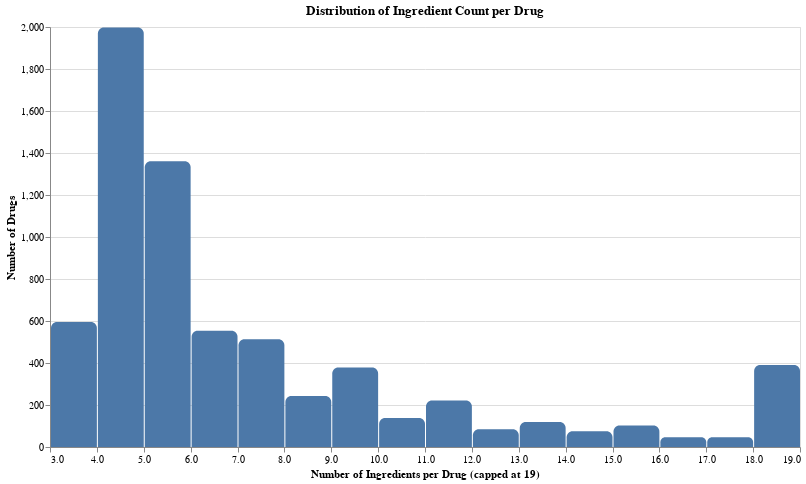

The notebook cell this image was saved under:
### Markdown cell above
The above chart shows the distribution of all the terms persent in the RXNCOSCO table. From this we can see that there are in total 5,825 Ingredients, 4,187 Brand Names, 1,923 Precise Ingredients, etc.

### Code cell
alt.data_transformers.disable_max_rows()

rel = pd.read_sql("""
SELECT RXCUI1 AS drug_rxcui,
       RXCUI2 AS ingredient_rxcui
FROM rxnrel
WHERE RELA = 'has_ingredient'
LIMIT 500000;
""", engine)

ingredient_count = (
    rel.groupby("drug_rxcui")
       .size()
       .reset_index(name="n_ingredients")
)

cap = int(ingredient_count["n_ingredients"].quantile(0.95))
ingredient_count["n_ingredients_capped"] = ingredient_count["n_ingredients"].clip(upper=cap)

hist = alt.Chart(ingredient_count).mark_bar(
    cornerRadiusTopLeft=6,
    cornerRadiusTopRight=6
).encode(
    x=alt.X(
        "n_ingredients_capped:Q",
        bin=alt.Bin(maxbins=25),
        title=f"Number of Ingredients per Drug (capped at {cap})"
    ),
    y=alt.Y("count():Q", title="Number of Drugs"),
    tooltip=[
        alt.Tooltip("count():Q", title="Drugs", format=","),
        alt.Tooltip("n_ingredients_capped:Q", bin=alt.Bin(maxbins=25), title="Ingredient bin")
    ]
).properties(
    title="Distribution of Ingredient Count per Drug",
    width=750,
    height=420
).interactive()

hist

### Figure 1 — Vega-Lite specification as saved in the notebook (floating-point values rounded to 4 significant figures; data arrays with more than 128 entries replaced by an {"elided": "..."} marker saying what was removed)
{"config": {"view": {"continuousWidth": 300, "continuousHeight": 300}}, "data": {"name": "data-8b5bb79cc2fe119c3b4209801f69991b"}, "mark": {"type": "bar", "cornerRadiusTopLeft": 6, "cornerRadiusTopRight": 6}, "encoding": {"tooltip": [{"aggregate": "count", "format": ",", "title": "Drugs", "type": "quantitative"}, {"bin": {"maxbins": 25}, "field": "n_ingredients_capped", "title": "Ingredient bin", "type": "quantitative"}], "x": {"bin": {"maxbins": 25}, "field": "n_ingredients_capped", "title": "Number of Ingredients per Drug (capped at 19)", "type": "quantitative"}, "y": {"aggregate": "count", "title": "Number of Drugs", "type": "quantitative"}}, "height": 420, "params": [{"name": "param_1e9efca18e7a2868", "select": {"type": "interval", "encodings": ["x", "y"]}, "bind": "scales"}], "title": "Distribution of Ingredient Count per Drug", "width": 750, "$schema": "https://vega.github.io/schema/vega-lite/v6.1.0.json", "datasets": {"data-8b5bb79cc2fe119c3b4209801f69991b": {"elided": "6867 records"}}}
